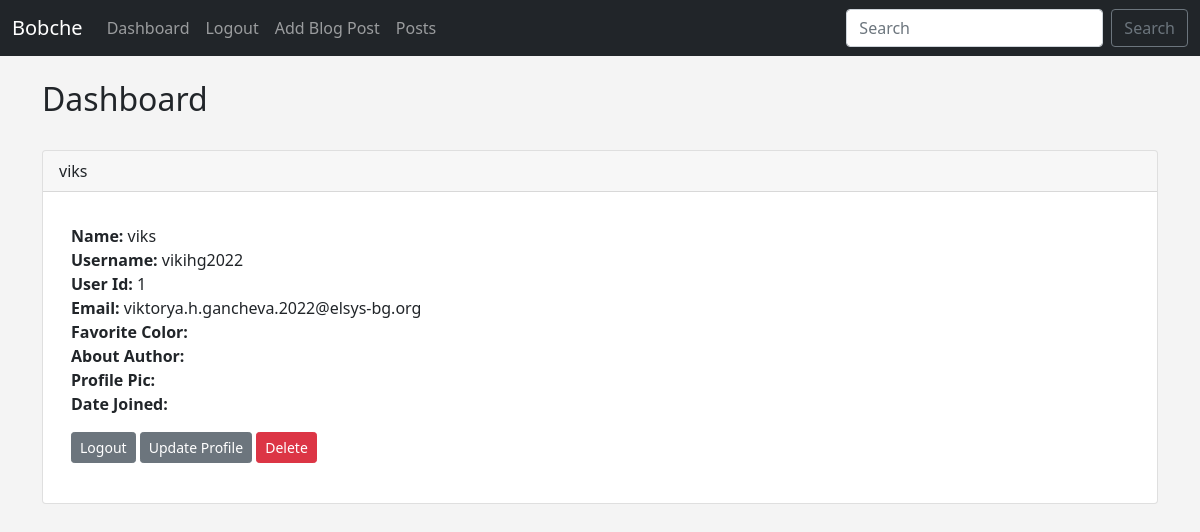
The app's page /dashboard (signed in) with its own data.
### app.py (models this page shows, shortened)
class Users(db.Model, UserMixin):
    id = db.Column(db.Integer, primary_key=True)
    username = db.Column(db.String(20), nullable=False, unique=True)
    name = db.Column(db.String(200), nullable=False)
    email = db.Column(db.String(120), nullable=False, unique=True)
    password_hash = db.Column(db.String(128))
    posts = db.relationship('Posts', backref='poster')
    comments = db.relationship("Comment", backref='poster')
    @property
    def password(self):
        raise AttributeError('password is not a readable attribute')

### app.py (the view, shortened to what this page needs)
@app.route('/dashboard', methods=['GET', 'POST'])
@login_required
def dashboard():
	form = UserForm()
	id = current_user.id
	name_to_update = Users.query.get_or_404(id)
	return render_template('dashboard.html')

### webforms.py
class UserForm(FlaskForm):
	name = StringField("Name", validators=[DataRequired()])
	username = StringField("Username", validators=[DataRequired()])
	email = StringField("Email", validators=[DataRequired()])
	favorite_color = StringField("Favorite Color")
	about_author = TextAreaField("About Author")
	password_hash = PasswordField('Password', validators=[DataRequired(), EqualTo('password_hash2', message='Passwords Must Match!')])
	password_hash2 = PasswordField('Confirm Password', validators=[DataRequired()])
	profile_pic = FileField("Profile Pic")
	submit = SubmitField("Submit")

class SearchForm(FlaskForm):
	searched = StringField("Searched", validators=[DataRequired()])
	submit = SubmitField("Submit")

### app.py (called while the page is built)
@login_manager.user_loader
def load_user(user_id):
	return Users.query.get(int(user_id))

@app.context_processor
def base():
	form = SearchForm()
	return dict(form=form)

### templates/dashboard.html (shortened to what this page needs)
{% extends 'base.html' %}
{% block content %}
	<h2>Dashboard</h2>
	<br/>
	<div class="card">
  <div class="card-header">
    {{ current_user.name }}
  </div>
  <div class="card-body">
    <p class="card-text">
<div class="container">
	<div class="row">
		<div class="col-8">
    <strong>Name:</strong>
	{{ current_user.name }}<br/>
	<strong>Username:</strong>
	{{ current_user.username }}<br/>
	<strong>User Id:</strong>
	{{ current_user.id }}<br/>
	<strong>Email:</strong>
	{{ current_user.email }}<br/>
	<strong>Favorite Color:</strong>
	{{ current_user.favorite_color }}<br/>
	<strong>About Author:</strong>
	{{ current_user.about_author }}<br/>
	<strong>Profile Pic:</strong>
	{{ current_user.profile_pic }}<br/>
	<strong>Date Joined:</strong>
	{{ current_user.date_added }}<br/>
    </p>
    <a href="{{ url_for('logout')}}" class="btn btn-secondary btn-sm">Logout</a>
    <a href="{{ url_for('update', id=current_user.id)}}" class="btn btn-secondary btn-sm">Update Profile</a>
    <a href="{{ url_for('delete', id=current_user.id)}}" class="btn btn-danger btn-sm">Delete</a>
    <br/><br/>
	</div>
	</div>
	</div>
<br/>
{% endblock %}

### static/style.css (style rules this page uses)
body { background: #f4f4f4; }

### records on screen
Users: name "viks", username "vikihg2022", id "1", email "viktorya.h.gancheva.2022@elsys-bg.org"
